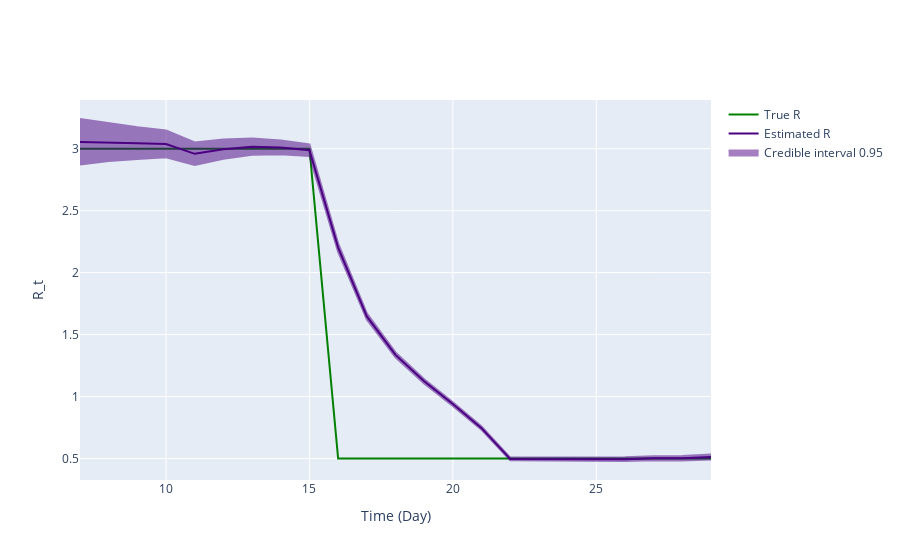

Notebook source saved alongside this figure:
### Markdown cell above
## Inference plot using class method results

### Code cell
fig = ReproductionNumberPlot()

fig.add_ground_truth_rt(ground_truth)
fig.add_interval_rt(intervals)

fig.update_labels(time_label='Time (Day)', r_label='R_t')

fig.show_figure()

### Figure 1 — Plotly figure (JSON) as saved in the notebook; plotly's stock layout.template omitted (floating-point values rounded to 4 significant figures)
{"data": [{"line": {"color": "green"}, "mode": "lines", "name": "True R", "type": "scatter", "x": [7, 8, 9, 10, 11, 12, 13, 14, 15, 16, 17, 18, 19, 20, 21, 22, 23, 24, 25, 26, 27, 28, 29], "y": [3, 3, 3, 3, 3, 3, 3, 3, 3, 0.5, 0.5, 0.5, 0.5, 0.5, 0.5, 0.5, 0.5, 0.5, 0.5, 0.5, 0.5, 0.5, 0.5]}, {"line": {"color": "indigo"}, "mode": "lines", "name": "Estimated R", "type": "scatter", "x": [7, 8, 9, 10, 11, 12, 13, 14, 15, 16, 17, 18, 19, 20, 21, 22, 23, 24, 25, 26, 27, 28, 29], "y": [3.053, 3.051, 3.043, 3.038, 2.959, 2.996, 3.016, 3.01, 2.988, 2.202, 1.647, 1.336, 1.123, 0.9392, 0.7453, 0.4962, 0.4974, 0.4966, 0.4937, 0.4945, 0.5017, 0.5025, 0.5114]}, {"fill": "toself", "fillcolor": "indigo", "line": {"color": "indigo"}, "mode": "lines", "name": "Credible interval 0.95", "opacity": 0.5, "type": "scatter", "x": [7, 8, 9, 10, 11, 12, 13, 14, 15, 16, 17, 18, 19, 20, 21, 22, 23, 24, 25, 26, 27, 28, 29, 29, 28, 27, 26, 25, 24, 23, 22, 21, 20, 19, 18, 17, 16, 15, 14, 13, 12, 11, 10, 9, 8, 7], "y": [3.24, 3.204, 3.173, 3.147, 3.05, 3.073, 3.082, 3.066, 3.035, 2.236, 1.672, 1.356, 1.14, 0.9544, 0.7586, 0.5072, 0.5088, 0.5089, 0.5072, 0.5094, 0.5181, 0.5205, 0.5313, 0.4918, 0.4847, 0.4855, 0.4799, 0.4803, 0.4844, 0.4861, 0.4854, 0.732, 0.9241, 1.106, 1.316, 1.622, 2.168, 2.941, 2.955, 2.951, 2.919, 2.869, 2.93, 2.916, 2.901, 2.873]}], "layout": {"hovermode": "x unified", "xaxis": {"title": {"text": "Time (Day)"}}, "yaxis": {"title": {"text": "R_t"}}}}
